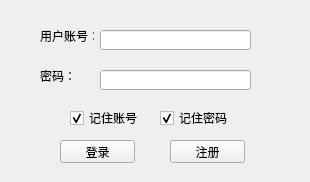
<?xml version="1.0" encoding="UTF-8"?>
<ui version="4.0">
 <class>login</class>
 <widget class="QWidget" name="login">
  <property name="geometry">
   <rect>
    <x>0</x>
    <y>0</y>
    <width>310</width>
    <height>182</height>
   </rect>
  </property>
  <property name="minimumSize">
   <size>
    <width>310</width>
    <height>182</height>
   </size>
  </property>
  <property name="maximumSize">
   <size>
    <width>310</width>
    <height>182</height>
   </size>
  </property>
  <property name="windowTitle">
   <string>用户登录</string>
  </property>
  <widget class="QLabel" name="label">
   <property name="geometry">
    <rect>
     <x>40</x>
     <y>30</y>
     <width>54</width>
     <height>12</height>
    </rect>
   </property>
   <property name="text">
    <string>用户账号：</string>
   </property>
  </widget>
  <widget class="QLabel" name="label_2">
   <property name="geometry">
    <rect>
     <x>40</x>
     <y>70</y>
     <width>54</width>
     <height>12</height>
    </rect>
   </property>
   <property name="text">
    <string>密码：</string>
   </property>
  </widget>
  <widget class="QPushButton" name="pushButton">
   <property name="geometry">
    <rect>
     <x>60</x>
     <y>140</y>
     <width>75</width>
     <height>23</height>
    </rect>
   </property>
   <property name="text">
    <string>登录</string>
   </property>
  </widget>
  <widget class="QPushButton" name="pushButton_2">
   <property name="geometry">
    <rect>
     <x>170</x>
     <y>140</y>
     <width>75</width>
     <height>23</height>
    </rect>
   </property>
   <property name="text">
    <string>注册</string>
   </property>
  </widget>
  <widget class="QLineEdit" name="lineEdit">
   <property name="geometry">
    <rect>
     <x>100</x>
     <y>30</y>
     <width>151</width>
     <height>20</height>
    </rect>
   </property>
  </widget>
  <widget class="QLineEdit" name="lineEdit_2">
   <property name="geometry">
    <rect>
     <x>100</x>
     <y>70</y>
     <width>151</width>
     <height>20</height>
    </rect>
   </property>
   <property name="echoMode">
    <enum>QLineEdit::Password</enum>
   </property>
  </widget>
  <widget class="QCheckBox" name="checkBox">
   <property name="geometry">
    <rect>
     <x>70</x>
     <y>110</y>
     <width>71</width>
     <height>16</height>
    </rect>
   </property>
   <property name="acceptDrops">
    <bool>false</bool>
   </property>
   <property name="text">
    <string>记住账号</string>
   </property>
   <property name="checked">
    <bool>true</bool>
   </property>
  </widget>
  <widget class="QCheckBox" name="checkBox_2">
   <property name="geometry">
    <rect>
     <x>160</x>
     <y>110</y>
     <width>71</width>
     <height>16</height>
    </rect>
   </property>
   <property name="text">
    <string>记住密码</string>
   </property>
   <property name="checked">
    <bool>true</bool>
   </property>
  </widget>
 </widget>
 <resources/>
 <connections/>
</ui>
